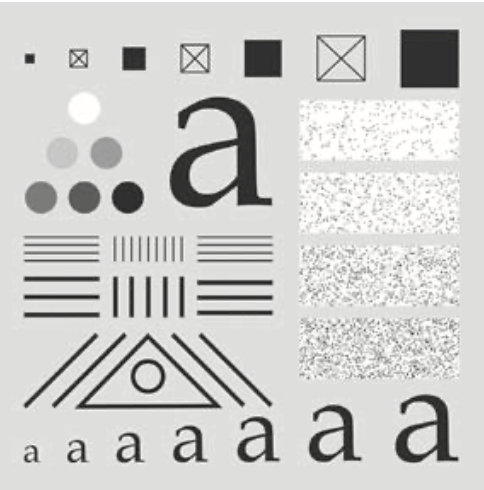
#> input picture images/07/pattern.png, 484 x 490 px
$ jupyter execute 'dimp 09 - meshgrid.ipynb'
#> lines starting #> are read from the running program, lines starting #| are printed output that depends on the picture
[cell 1]
import matplotlib.pyplot as plt
import numpy as np
import scipy.signal
from PIL import Image

[cell 2]
A = np.full((6, 6), 255)
A[2, 2] = 0

B = np.full((3, 3), 1/9)

plt.figure(figsize=(6, 4), dpi=150)


plt.subplot(1, 2, 1)
plt.imshow(A, cmap="gray", vmin=0, vmax=255)

plt.subplot(1, 2, 2)
plt.imshow(B, cmap="gray", vmin=0, vmax=1)
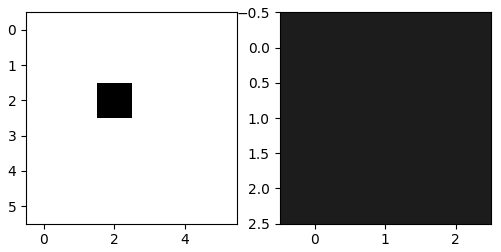
#> figure drawn by matplotlib, 2 panels

[cell 3]
print(A.shape[0])
X = np.arange(0, A.shape[0])
Y = np.arange(0, A.shape[1])

X, Y = np.meshgrid(X, Y)

fig, ax = plt.subplots(subplot_kw={"projection": "3d"})
ax.plot_surface(X, Y, A, cmap="coolwarm",
                       linewidth=0, antialiased=False)
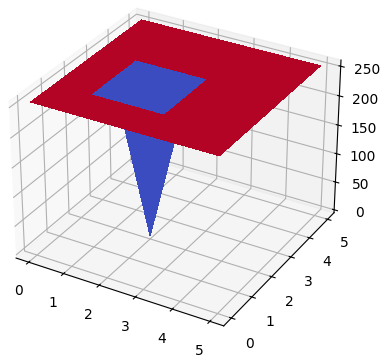
#> figure drawn by matplotlib, 1 panel

[cell 4]
C_same = scipy.signal.convolve(A, B, mode="same")

C_full = scipy.signal.convolve(A, B, mode="full")

C_valid = scipy.signal.convolve(A, B, mode="valid")

plt.figure(figsize=(6, 4), dpi=150)

plt.subplot(1, 3, 1)
plt.imshow(C_same, cmap="gray", vmin=0, vmax=255)
plt.title("Same")

plt.subplot(1, 3, 2)
plt.imshow(C_full, cmap="gray", vmin=0, vmax=255)
plt.title("Full")

plt.subplot(1, 3, 3)
plt.imshow(C_valid, cmap="gray", vmin=0, vmax=255)
plt.title("Valid")
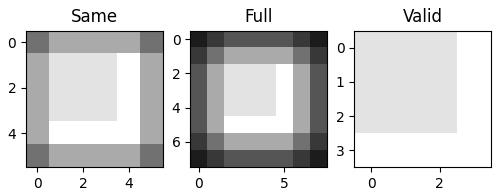
#> figure drawn by matplotlib, 3 panels

[cell 5]
plt.figure(figsize=(6, 6), dpi=150)
plt.imshow(C_same, cmap="gray", vmin=0, vmax=255)
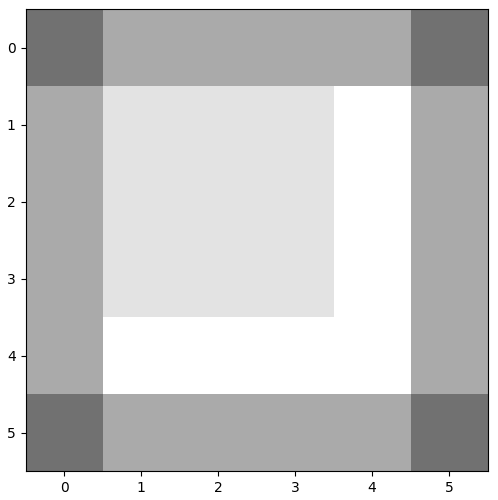
#> figure drawn by matplotlib, 1 panel

[cell 6]
A =  Image.open("images/07/pattern.png").convert("L")

A = np.asarray(A)

print(A.shape[0])
#| 490
Y = np.arange(0, A.shape[0])
#> Y = 490 values from 0 to 489
X = np.arange(0, A.shape[1])
#> X = 484 values from 0 to 483

X, Y = np.meshgrid(X, Y)

fig, ax = plt.subplots(subplot_kw={"projection": "3d"}, figsize= (6, 6), dpi=150)
ax.plot_surface(X, Y, A, cmap="gray",
                       linewidth=0, antialiased=True)
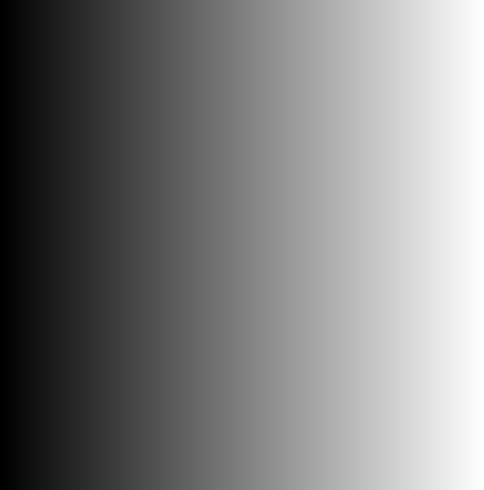
#> X: shape (490, 484) int64; min 0, max 483, mean 241.5; drawn with min black and max white

kernel_sizes = [3, 9, 15, 100]

plt.figure(figsize=(6,6), dpi=150)

for i, k in enumerate(kernel_sizes):
    B = np.full((k, k), 1/(k ** 2))
    C = scipy.signal.convolve(A, B, mode="same")

    plt.subplot(2, 2, i + 1)
    plt.imshow(C, cmap="gray")
    plt.title(f"Kernel size: {k}")
#> this loop made 4 passes
#> pass 1, `C = scipy.signal.convolve(A, B, mode="same")`:
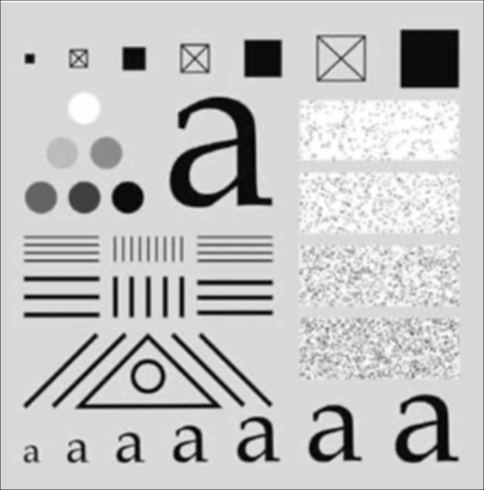
#> C: shape (490, 484) float64; min 37.89, max 255, mean 204.5; drawn with min black and max white
#> pass 3, `C = scipy.signal.convolve(A, B, mode="same")`:
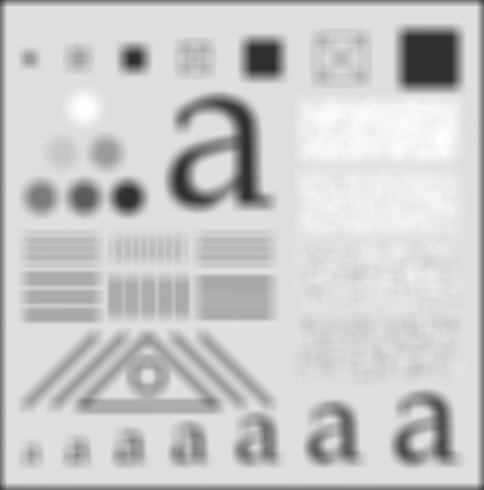
#> C: shape (490, 484) float64; min 46.46, max 254.3, mean 201.6

Y = np.arange(0, C.shape[0])
X = np.arange(0, C.shape[1])

X, Y = np.meshgrid(X, Y)

fig, ax = plt.subplots(subplot_kw={"projection": "3d"}, figsize= (6, 6), dpi=150)
ax.plot_surface(X, Y, C, cmap="gray",
                       linewidth=0, antialiased=True)
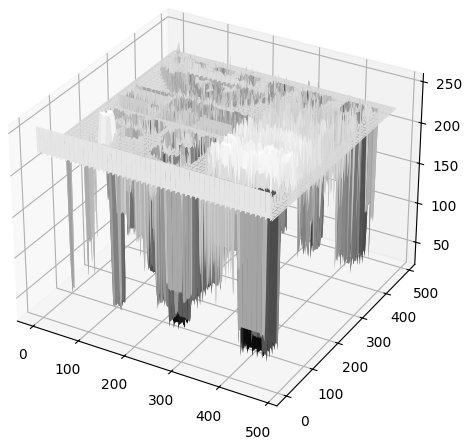
#> figure drawn by matplotlib, 1 panel
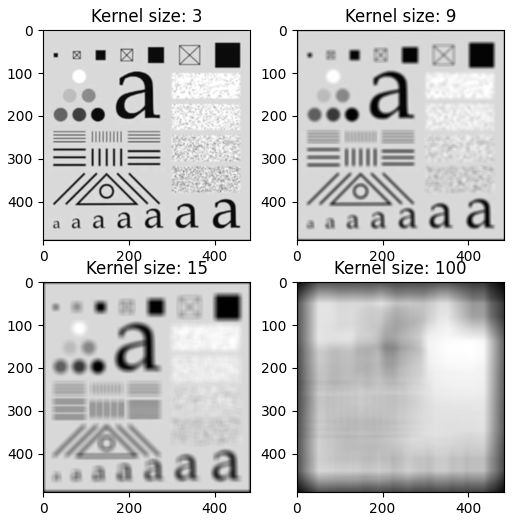
#> figure drawn by matplotlib, 4 panels
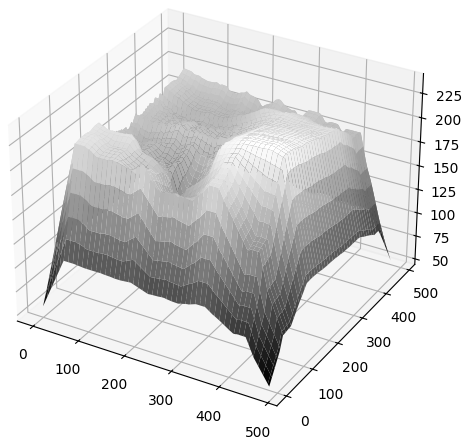
#> figure drawn by matplotlib, 1 panel
